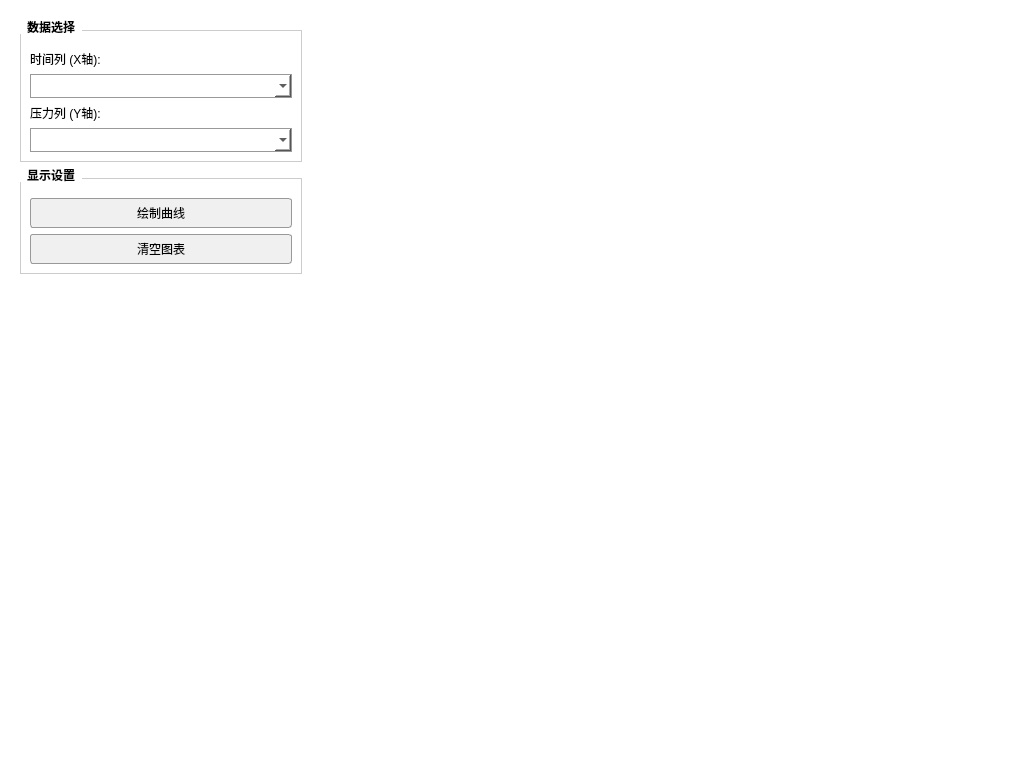
<?xml version="1.0" encoding="UTF-8"?>
<ui version="4.0">
 <class>PlottingWidget</class>
 <widget class="QWidget" name="PlottingWidget">
  <property name="geometry">
   <rect>
    <x>0</x>
    <y>0</y>
    <width>1024</width>
    <height>768</height>
   </rect>
  </property>
  <property name="windowTitle">
   <string>图表分析</string>
  </property>
  <property name="styleSheet">
   <string notr="true">QWidget {
    background-color: #ffffff;
    color: #000000;
    font-family: &quot;Microsoft YaHei&quot;;
}
QGroupBox {
    border: 1px solid #cccccc;
    margin-top: 10px;
    padding-top: 10px;
    font-weight: bold;
}
QGroupBox::title {
    subcontrol-origin: margin;
    subcontrol-position: top left;
    padding: 0 5px;
    color: #000000;
}
QPushButton {
    border: 1px solid #999999;
    background-color: #f0f0f0;
    padding: 5px 15px;
    border-radius: 3px;
    color: #000000;
}
QPushButton:hover {
    background-color: #e0e0e0;
}
QComboBox {
    border: 1px solid #999999;
    padding: 3px;
    background-color: #ffffff;
    color: #000000;
}
QLabel {
    color: #000000;
}</string>
  </property>
  <layout class="QHBoxLayout" name="horizontalLayout_Main">
   <item>
    <widget class="QWidget" name="leftPanel" native="true">
     <property name="minimumSize">
      <size>
       <width>250</width>
       <height>0</height>
      </size>
     </property>
     <property name="maximumSize">
      <size>
       <width>300</width>
       <height>16777215</height>
      </size>
     </property>
     <layout class="QVBoxLayout" name="verticalLayout_Left">
      <item>
       <widget class="QGroupBox" name="groupBoxData">
        <property name="title">
         <string>数据选择</string>
        </property>
        <layout class="QVBoxLayout" name="verticalLayout_Data">
         <item>
          <widget class="QLabel" name="labelTime">
           <property name="text">
            <string>时间列 (X轴):</string>
           </property>
          </widget>
         </item>
         <item>
          <widget class="QComboBox" name="comboTimeCol"/>
         </item>
         <item>
          <widget class="QLabel" name="labelPressure">
           <property name="text">
            <string>压力列 (Y轴):</string>
           </property>
          </widget>
         </item>
         <item>
          <widget class="QComboBox" name="comboPressureCol"/>
         </item>
        </layout>
       </widget>
      </item>
      <item>
       <widget class="QGroupBox" name="groupBoxSettings">
        <property name="title">
         <string>显示设置</string>
        </property>
        <layout class="QVBoxLayout" name="verticalLayout_Settings">
         <item>
          <widget class="QPushButton" name="btnDraw">
           <property name="text">
            <string>绘制曲线</string>
           </property>
          </widget>
         </item>
         <item>
          <widget class="QPushButton" name="btnClear">
           <property name="text">
            <string>清空图表</string>
           </property>
          </widget>
         </item>
        </layout>
       </widget>
      </item>
      <item>
       <spacer name="verticalSpacer">
        <property name="orientation">
         <enum>Qt::Vertical</enum>
        </property>
        <property name="sizeHint" stdset="0">
         <size>
          <width>20</width>
          <height>40</height>
         </size>
        </property>
       </spacer>
      </item>
     </layout>
    </widget>
   </item>
   <item>
    <widget class="QWidget" name="plotContainer" native="true">
     <layout class="QVBoxLayout" name="verticalLayout_Plot">
      <property name="leftMargin">
       <number>0</number>
      </property>
      <property name="topMargin">
       <number>0</number>
      </property>
      <property name="rightMargin">
       <number>0</number>
      </property>
      <property name="bottomMargin">
       <number>0</number>
      </property>
     </layout>
    </widget>
   </item>
  </layout>
 </widget>
 <resources/>
 <connections/>
</ui>
